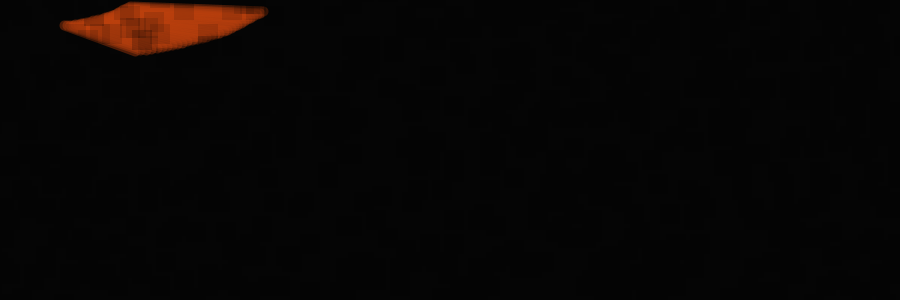
Frame 1 (no input)
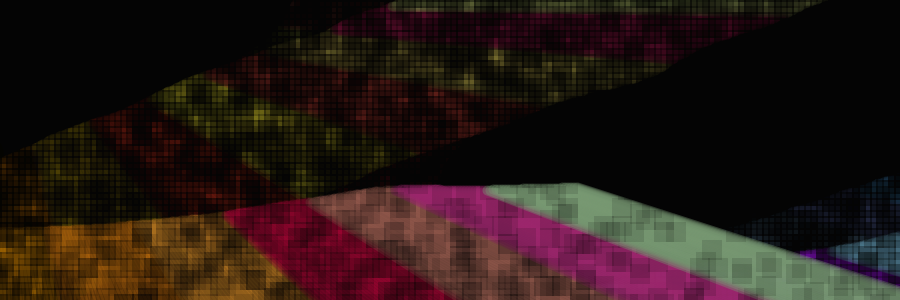
Frame 60 (the mouse pressed at the canvas centre just before this capture)
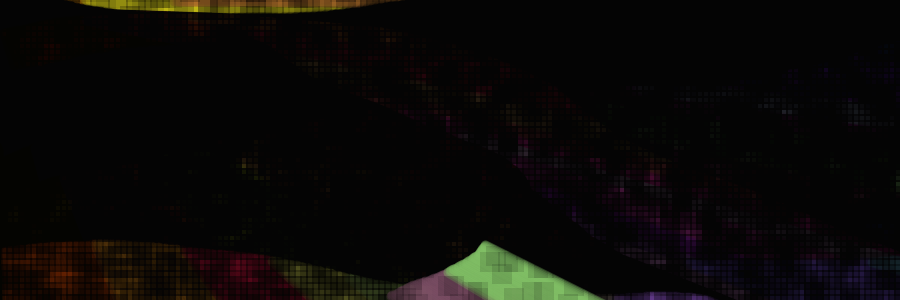
Frame 120 (the mouse held since frame 60 and released just before this capture)

The Processing sketch that drew these frames (run headless with seeded random() and noise(); from frame 60 on, the mouse is pressed at the canvas centre):

// Processing sketch: processing_126276
// ── processing_126276.pde

void setup() {
                  size(900,300);
                  background(5);
                  stroke(255, 255, 0, 1);
                  strokeWeight(10);
                  frameRate(20);
                  smooth();
                }
                float len = 1;
                float lastX,lastY;
                float startX = random(width);
                float startY = random(height);
                int t = 0;
                float ang = random(360);

                void draw() {
                  t = 0;
                  float blue = startX/5+round(random(startX/width)*75);
                  float red =200-(startX/width)*80-round(random(startX/width)*100);
                  float green = random(200);
                  int kosa = 100;
                  while (t <= 30) {
                    if (startX < -50 || startX>width || startY < -50 || startY>height) {
                      kosa=0;
                    }
                    if (startX >=-50 && startX<=width && startY >=-50 && startY<=height) {
                      ang+=random(-1,1)*5;
                      stroke(red, green, blue, kosa);
                      lastX = startX + cos(radians(ang))*len*(width/height);
                      lastY = startY + sin(radians(ang))*len;
                      line(startX, startY,lastX*2 ,lastY*2) ; 
                      startX = lastX;
                      startY = lastY;
                    }
                    else if (startX <-50) {
                      startX = width - random(len);
                    }
                    else if (startX > width) {
                      startX = -50 + random(len);
                    }
                    else if (startY <-50) { 
                      startY = height - random(len);
                    }
                    else if (startY >height) {
                      startY = -50 + random(len);
                    }
                    t++;
                  }
                  float t2 = 0;
                  float x = 0;
                  float y = 0;
                  while (t2<=width*height/300) {
                    fill(0, 30);
                    stroke(255, 0);
                    rect(floor(random(90*2))*6-90, floor(random(30*2))*6-30, 20, 20);
                    t2++;
                  }
                }
